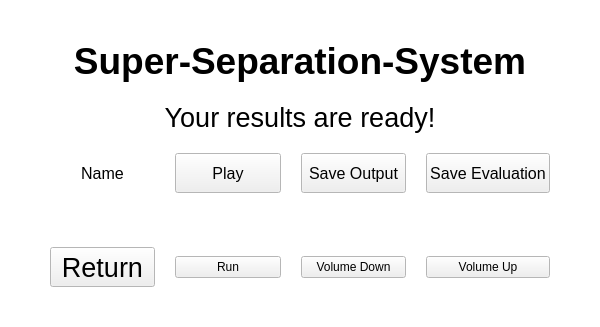
<?xml version="1.0" encoding="UTF-8"?>
<ui version="4.0">
 <class>SaveWindow</class>
 <widget class="QMainWindow" name="SaveWindow">
  <property name="geometry">
   <rect>
    <x>0</x>
    <y>0</y>
    <width>600</width>
    <height>327</height>
   </rect>
  </property>
  <property name="sizePolicy">
   <sizepolicy hsizetype="Preferred" vsizetype="Preferred">
    <horstretch>0</horstretch>
    <verstretch>0</verstretch>
   </sizepolicy>
  </property>
  <property name="palette">
   <palette>
    <active>
     <colorrole role="Base">
      <brush brushstyle="SolidPattern">
       <color alpha="255">
        <red>255</red>
        <green>255</green>
        <blue>255</blue>
       </color>
      </brush>
     </colorrole>
     <colorrole role="Window">
      <brush brushstyle="SolidPattern">
       <color alpha="255">
        <red>255</red>
        <green>255</green>
        <blue>255</blue>
       </color>
      </brush>
     </colorrole>
    </active>
    <inactive>
     <colorrole role="Base">
      <brush brushstyle="SolidPattern">
       <color alpha="255">
        <red>255</red>
        <green>255</green>
        <blue>255</blue>
       </color>
      </brush>
     </colorrole>
     <colorrole role="Window">
      <brush brushstyle="SolidPattern">
       <color alpha="255">
        <red>255</red>
        <green>255</green>
        <blue>255</blue>
       </color>
      </brush>
     </colorrole>
    </inactive>
    <disabled>
     <colorrole role="Base">
      <brush brushstyle="SolidPattern">
       <color alpha="255">
        <red>255</red>
        <green>255</green>
        <blue>255</blue>
       </color>
      </brush>
     </colorrole>
     <colorrole role="Window">
      <brush brushstyle="SolidPattern">
       <color alpha="255">
        <red>255</red>
        <green>255</green>
        <blue>255</blue>
       </color>
      </brush>
     </colorrole>
    </disabled>
   </palette>
  </property>
  <property name="windowTitle">
   <string>Super-Separation-System - results</string>
  </property>
  <widget class="QWidget" name="centralwidget">
   <layout class="QGridLayout" name="gridLayout" rowstretch="1,0,0,0,0">
    <property name="leftMargin">
     <number>50</number>
    </property>
    <property name="topMargin">
     <number>40</number>
    </property>
    <property name="rightMargin">
     <number>50</number>
    </property>
    <property name="bottomMargin">
     <number>40</number>
    </property>
    <property name="spacing">
     <number>20</number>
    </property>
    <item row="1" column="0" colspan="4">
     <widget class="QLabel" name="label">
      <property name="font">
       <font>
        <family>Segoe UI</family>
        <pointsize>20</pointsize>
       </font>
      </property>
      <property name="text">
       <string>Your results are ready!</string>
      </property>
      <property name="alignment">
       <set>Qt::AlignCenter</set>
      </property>
     </widget>
    </item>
    <item row="3" column="2">
     <spacer name="verticalSpacer">
      <property name="orientation">
       <enum>Qt::Vertical</enum>
      </property>
      <property name="sizeHint" stdset="0">
       <size>
        <width>20</width>
        <height>100000</height>
       </size>
      </property>
     </spacer>
    </item>
    <item row="2" column="1">
     <widget class="QPushButton" name="playButton">
      <property name="minimumSize">
       <size>
        <width>0</width>
        <height>40</height>
       </size>
      </property>
      <property name="font">
       <font>
        <family>Segoe UI</family>
        <pointsize>12</pointsize>
       </font>
      </property>
      <property name="focusPolicy">
       <enum>Qt::NoFocus</enum>
      </property>
      <property name="layoutDirection">
       <enum>Qt::LeftToRight</enum>
      </property>
      <property name="text">
       <string>Play</string>
      </property>
     </widget>
    </item>
    <item row="2" column="0">
     <widget class="QLabel" name="outputNameLabel">
      <property name="font">
       <font>
        <family>Segoe UI</family>
        <pointsize>12</pointsize>
       </font>
      </property>
      <property name="text">
       <string>Name</string>
      </property>
      <property name="alignment">
       <set>Qt::AlignCenter</set>
      </property>
     </widget>
    </item>
    <item row="0" column="0" colspan="4">
     <widget class="QLabel" name="titleLabel">
      <property name="font">
       <font>
        <family>Segoe UI</family>
        <pointsize>28</pointsize>
        <weight>75</weight>
        <bold>true</bold>
        <kerning>false</kerning>
       </font>
      </property>
      <property name="text">
       <string>Super-Separation-System</string>
      </property>
      <property name="alignment">
       <set>Qt::AlignCenter</set>
      </property>
     </widget>
    </item>
    <item row="2" column="3">
     <widget class="QPushButton" name="saveEvaluationButton">
      <property name="minimumSize">
       <size>
        <width>0</width>
        <height>40</height>
       </size>
      </property>
      <property name="font">
       <font>
        <family>Segoe UI</family>
        <pointsize>12</pointsize>
       </font>
      </property>
      <property name="text">
       <string>Save Evaluation</string>
      </property>
     </widget>
    </item>
    <item row="2" column="2">
     <widget class="QPushButton" name="saveOutputButton">
      <property name="minimumSize">
       <size>
        <width>0</width>
        <height>40</height>
       </size>
      </property>
      <property name="font">
       <font>
        <family>Segoe UI</family>
        <pointsize>12</pointsize>
       </font>
      </property>
      <property name="text">
       <string>Save Output</string>
      </property>
     </widget>
    </item>
    <item row="4" column="3">
     <widget class="QPushButton" name="volumeUpButton">
      <property name="text">
       <string>Volume Up</string>
      </property>
     </widget>
    </item>
    <item row="4" column="2">
     <widget class="QPushButton" name="volumeDownButton">
      <property name="text">
       <string>Volume Down</string>
      </property>
     </widget>
    </item>
    <item row="4" column="0">
     <widget class="QPushButton" name="returnButton">
      <property name="sizePolicy">
       <sizepolicy hsizetype="Minimum" vsizetype="Minimum">
        <horstretch>0</horstretch>
        <verstretch>0</verstretch>
       </sizepolicy>
      </property>
      <property name="minimumSize">
       <size>
        <width>0</width>
        <height>40</height>
       </size>
      </property>
      <property name="font">
       <font>
        <family>Segoe UI</family>
        <pointsize>20</pointsize>
        <weight>50</weight>
        <bold>false</bold>
       </font>
      </property>
      <property name="text">
       <string>Return</string>
      </property>
     </widget>
    </item>
    <item row="4" column="1">
     <widget class="QPushButton" name="runButton">
      <property name="text">
       <string>Run</string>
      </property>
     </widget>
    </item>
   </layout>
  </widget>
 </widget>
 <resources/>
 <connections/>
</ui>
